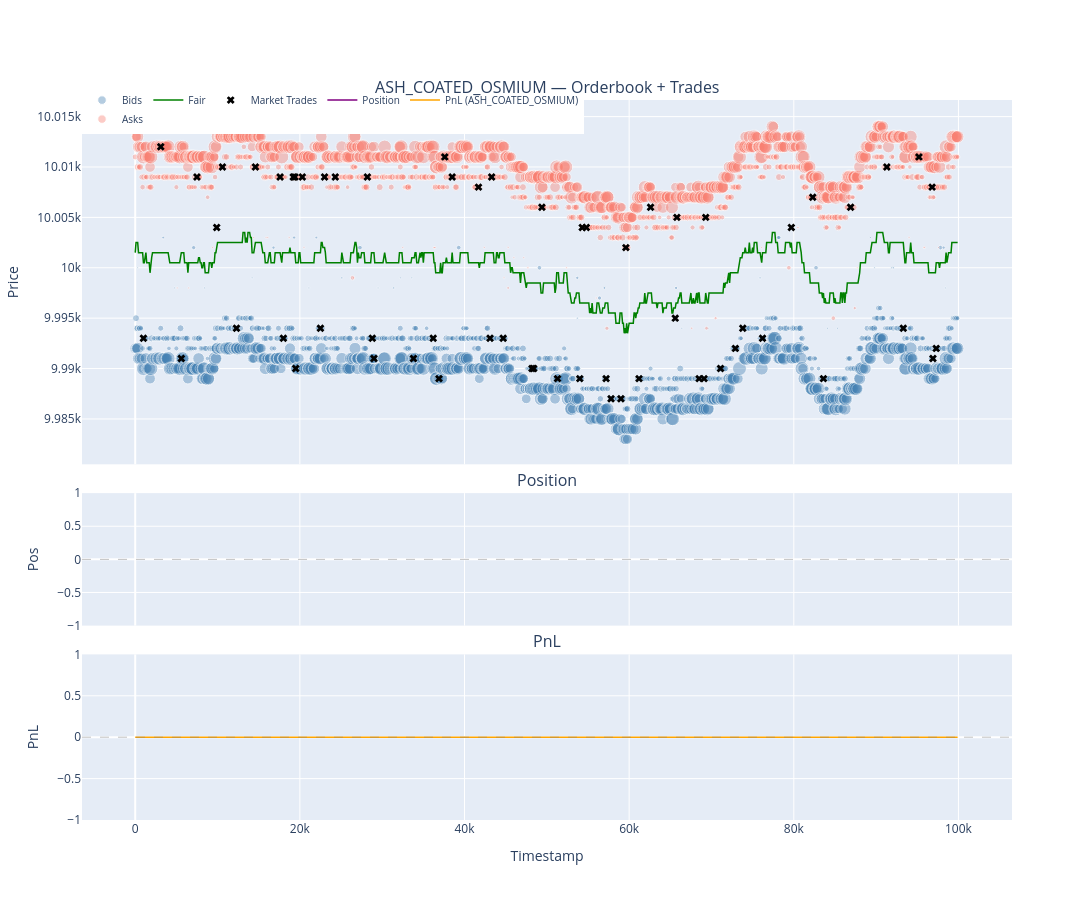

Write notebook code for a chart like this one.
### Code cell
fig = plot_review("ASH_COATED_OSMIUM")
fig.show()

### Figure 1 — Plotly figure (JSON) as saved in the notebook; plotly's stock layout.template omitted (floating-point values rounded to 4 significant figures; data arrays with more than 128 entries replaced by an {"elided": "..."} marker saying what was removed)
{"data": [{"hovertemplate": "t=%{x}<br>p=%{y}<extra>Bid</extra>", "legendgroup": "ob", "marker": {"color": "steelblue", "opacity": 0.4, "size": {"elided": "1592 float values"}}, "mode": "markers", "name": "Bids", "type": "scatter", "x": {"elided": "1592 int values"}, "xaxis": "x", "y": {"elided": "1592 int values"}, "yaxis": "y"}, {"hovertemplate": "t=%{x}<br>p=%{y}<extra>Ask</extra>", "legendgroup": "ob", "marker": {"color": "salmon", "opacity": 0.4, "size": {"elided": "1623 float values"}}, "mode": "markers", "name": "Asks", "type": "scatter", "x": {"elided": "1623 int values"}, "xaxis": "x", "y": {"elided": "1623 int values"}, "yaxis": "y"}, {"legendgroup": "fair", "line": {"color": "green", "width": 1.5}, "mode": "lines", "name": "Fair", "type": "scatter", "x": {"elided": "1000 int values"}, "xaxis": "x", "y": {"elided": "1000 float values"}, "yaxis": "y"}, {"customdata": [3, 6, 8, 5, 5, 10, 6, 4, 4, 8, 2, 9, 10, 2, 5, 4, 4, 5, 10, 6, 10, 3, 3, 9, 9, 8, 2, 6, 2, 2, 8, 5, 9, 6, 4, 10, 5, 8, 6, 7, 4, 5, 4, 2, 6, 5, 6, 9, 3, 5, 7, 2, 2, 7, 8, 7, 2, 4, 6, 5, 3], "hovertemplate": "t=%{x}<br>p=%{y}<br>qty=%{customdata}<extra>Mkt</extra>", "legendgroup": "mkt", "marker": {"color": "black", "size": 7, "symbol": "x"}, "mode": "markers", "name": "Market Trades", "type": "scatter", "x": [1000, 3100, 5600, 7500, 9900, 10600, 12300, 14600, 17600, 18000, 19200, 19400, 19500, 20300, 22500, 23000, 24300, 28200, 28800, 29000, 33800, 36200, 36900, 37600, 38500, 41700, 43100, 43300, 44700, 48200, 48400, 49400, 51300, 54000, 54300, 54800, 57200, 57800, 59000, 59600, 61200, 62600, 65600, 65800, 68500, 69100, 69300, 71100, 72900, 73800, 76200, 79700, 82300, 83600, 86900, 91300, 93300, 95200, 96800, 96900, 97300], "xaxis": "x", "y": [9993, 10012, 9991, 10009, 10004, 10010, 9994, 10010, 10009, 9993, 10009, 10009, 9990, 10009, 9994, 10009, 10009, 10009, 9993, 9991, 9991, 9993, 9989, 10011, 10009, 10008, 9993, 10009, 9993, 9990, 9990, 10006, 9989, 9989, 10004, 10004, 9989, 9987, 9987, 10002, 9989, 10006, 9995, 10005, 9989, 9989, 10005, 9990, 9992, 9994, 9993, 10004, 10007, 9989, 10006, 10010, 9994, 10011, 10008, 9991, 9992], "yaxis": "y"}, {"hovertemplate": "t=%{x}<br>pos=%{y}<extra></extra>", "legendgroup": "pos", "line": {"color": "purple", "shape": "hv", "width": 1.5}, "mode": "lines", "name": "Position", "type": "scatter", "x": [0], "xaxis": "x2", "y": [0], "yaxis": "y2"}, {"hovertemplate": "t=%{x}<br>PnL=%{y:.1f}<extra></extra>", "legendgroup": "pnl", "line": {"color": "orange", "width": 1.5}, "mode": "lines", "name": "PnL (ASH_COATED_OSMIUM)", "type": "scatter", "x": {"elided": "1000 int values"}, "xaxis": "x3", "y": {"elided": "1000 int values"}, "yaxis": "y3"}], "layout": {"annotations": [{"font": {"size": 16}, "showarrow": false, "text": "ASH_COATED_OSMIUM — Orderbook + Trades", "x": 0.5, "xanchor": "center", "xref": "paper", "y": 1, "yanchor": "bottom", "yref": "paper"}, {"font": {"size": 16}, "showarrow": false, "text": "Position", "x": 0.5, "xanchor": "center", "xref": "paper", "y": 0.454, "yanchor": "bottom", "yref": "paper"}, {"font": {"size": 16}, "showarrow": false, "text": "PnL", "x": 0.5, "xanchor": "center", "xref": "paper", "y": 0.23, "yanchor": "bottom", "yref": "paper"}], "height": 900, "hovermode": "x unified", "legend": {"font": {"size": 10}, "orientation": "h", "x": 0, "y": 1.02}, "shapes": [{"line": {"color": "gray", "dash": "dash", "width": 0.5}, "type": "line", "x0": 0, "x1": 1, "xref": "x2 domain", "y0": 0, "y1": 0, "yref": "y2"}, {"line": {"color": "gray", "dash": "dash", "width": 0.5}, "type": "line", "x0": 0, "x1": 1, "xref": "x3 domain", "y0": 0, "y1": 0, "yref": "y3"}], "width": 1200, "xaxis": {"anchor": "y", "domain": [0, 1], "matches": "x3", "showticklabels": false}, "xaxis2": {"anchor": "y2", "domain": [0, 1], "matches": "x3", "showticklabels": false}, "xaxis3": {"anchor": "y3", "domain": [0, 1], "title": {"text": "Timestamp"}}, "yaxis": {"anchor": "x", "domain": [0.494, 1], "title": {"text": "Price"}}, "yaxis2": {"anchor": "x2", "domain": [0.27, 0.454], "title": {"text": "Pos"}}, "yaxis3": {"anchor": "x3", "domain": [0, 0.23], "title": {"text": "PnL"}}}}
